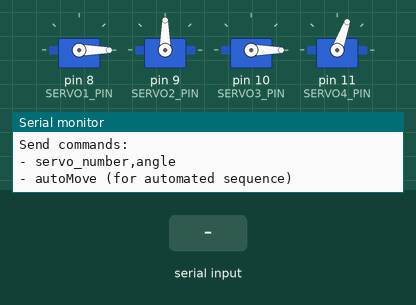
Bench run of a sketch on a simulated Arduino Uno, built with avr-gcc and run on an emulated ATmega328P. On the bench: 4 × servo, the last lines printed to the serial monitor. The inputs (shaded band) are chosen by the test bench.

Above: at 1.2 s.
1.3 s: "1,90\n" received over Serial
At 1.78 s:
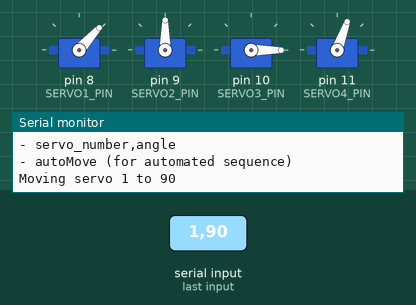
At 3.3 s:
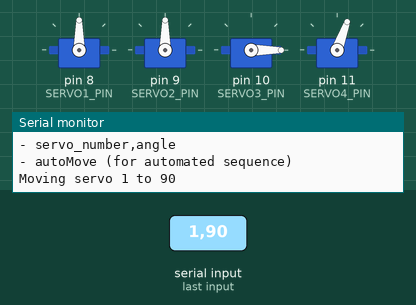
3.6 s: "autoMove\n" received over Serial
At 5.8 s:
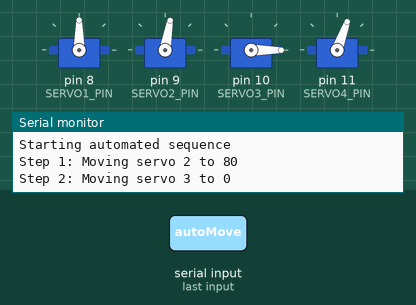
6.1 s: "30,150\n" received over Serial
At 8.4 s:
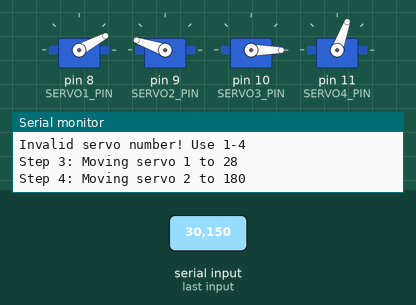
9.1 s: "1,90,45\n" received over Serial
12.1 s: "autoMove\n" received over Serial
15.1 s: "30,150\n" received over Serial
Timing chart, 0 to 21.1 s (numbered marks = the images above; inputs shaded):
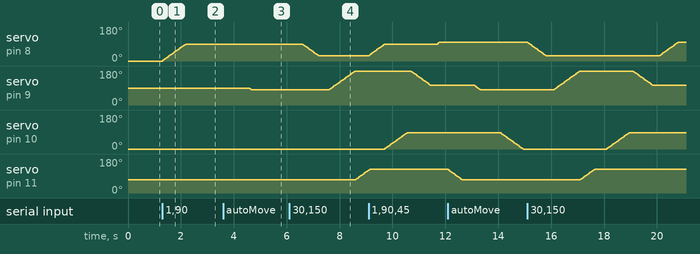

The sketch:

RoboticArm.ino
```cpp
#include <Servo.h>

// Create servo objects
Servo servo1;  // Base rotation
Servo servo2;  // Arm height
Servo servo3;  // Grip angle
Servo servo4;  // Gripper

// Define servo pins
const int SERVO1_PIN = 8;
const int SERVO2_PIN = 9;
const int SERVO3_PIN = 10;
const int SERVO4_PIN = 11;

// Define optimized servo angle limits
const struct {
    int min;
    int max;
    int default_pos;  // Default starting position
} servoLimits[] = {
    {0, 130, 0},     // Servo 1 (Base): Full rotation
    {90, 180, 90},   // Servo 2 (Lift): Optimized for lifting
    {0, 120, 0},    // Servo 3 (Grip angle): Common gripping angles
    {70, 125, 70}     // Servo 4 (Gripper): 70=open, 100=closed
};

// Servo control variables
struct ServoControl {
    int currentAngle;
    int targetAngle;
    unsigned long lastMoveTime;
};

ServoControl servos[4];

// Movement settings
const int MOVE_INTERVAL = 30;    // Time between moves in milliseconds
const int ANGLE_STEP = 3;        // Degrees to move per step

// Auto movement variables
bool autoMoveActive = false;
int currentStep = 0;
unsigned long stepStartTime = 0;
const int STEP_DELAY = 1000;  // Delay between steps in milliseconds

// Define the automated sequence
const struct {
    int servo;
    int angle;
} autoSequence[] = {
    {4, 70},   // Step 0
    {2, 80},   // Step 1
    {3, 0},    // Step 2
    {1, 28},   // Step 3
    {2, 180},  // Step 4
    {4, 125},  // Step 5
    {3, 85},   // Step 6
    {2, 104},  // Step 7
    {1, 100},  // Step 8
    {2, 158},  // Step 9
    {3, 24},   // Step 10
    {4, 70}   // Step 11
};

const int SEQUENCE_LENGTH = sizeof(autoSequence) / sizeof(autoSequence[0]);

void setup() {
    Serial.begin(9600);

    // Initialize servos
    servo1.attach(SERVO1_PIN);
    servo2.attach(SERVO2_PIN);
    servo3.attach(SERVO3_PIN);
    servo4.attach(SERVO4_PIN);

    // Set initial positions to defaults
    for (int i = 0; i < 4; i++) {
        servos[i].currentAngle = servoLimits[i].default_pos;
        servos[i].targetAngle = servoLimits[i].default_pos;
        servos[i].lastMoveTime = 0;
    }

    // Move servos to initial positions
    servo1.write(servos[0].currentAngle);
    servo2.write(servos[1].currentAngle);
    servo3.write(servos[2].currentAngle);
    servo4.write(servos[3].currentAngle);

    Serial.println("Robotic Arm Ready!");
    Serial.println("Send commands:");
    Serial.println("- servo_number,angle");
    Serial.println("- autoMove (for automated sequence)");
}

void loop() {
    // Check for serial commands
    if (Serial.available() > 0) {
        String input = Serial.readStringUntil('\n');
        if (input == "autoMove") {
            startAutoMove();
        } else {
            parseCommand(input);
        }
    }

    // Update servo positions
    unsigned long currentTime = millis();
    updateServos(currentTime);

    // Handle auto movement sequence
    if (autoMoveActive) {
        updateAutoMove(currentTime);
    }
}

void startAutoMove() {
    autoMoveActive = true;
    currentStep = 0;
    stepStartTime = millis();
    Serial.println("Starting automated sequence");

    // Set first movement
    int servoIndex = autoSequence[currentStep].servo - 1;
    servos[servoIndex].targetAngle = autoSequence[currentStep].angle;
}

void updateAutoMove(unsigned long currentTime) {
    // Check if all servos have reached their target positions
    bool allServosDone = true;
    for (int i = 0; i < 4; i++) {
        if (servos[i].currentAngle != servos[i].targetAngle) {
            allServosDone = false;
            break;
        }
    }

    // If current movement is complete and delay time has passed
    if (allServosDone && (currentTime - stepStartTime >= STEP_DELAY)) {
        currentStep++;

        // Check if sequence is complete
        if (currentStep >= SEQUENCE_LENGTH) {
            autoMoveActive = false;
            Serial.println("Automated sequence complete");
            return;
        }

        // Start next movement
        int servoIndex = autoSequence[currentStep].servo - 1;
        servos[servoIndex].targetAngle = autoSequence[currentStep].angle;
        stepStartTime = currentTime;

        Serial.print("Step ");
        Serial.print(currentStep);
        Serial.print(": Moving servo ");
        Serial.print(autoSequence[currentStep].servo);
        Serial.print(" to ");
        Serial.println(autoSequence[currentStep].angle);
    }
}

void parseCommand(String command) {
    int commaIndex = command.indexOf(',');
    if (commaIndex == -1) {
        Serial.println("Invalid command! Use format: servo_number,angle");
        return;
    }

    // Extract servo number and target angle
    int servoNum = command.substring(0, commaIndex).toInt() - 1;
    int angle = command.substring(commaIndex + 1).toInt();

    // Validate servo number
    if (servoNum < 0 || servoNum > 3) {
        Serial.println("Invalid servo number! Use 1-4");
        return;
    }

    // Constrain angle to valid range
    angle = constrain(angle, servoLimits[servoNum].min, servoLimits[servoNum].max);

    // Set new target angle
    servos[servoNum].targetAngle = angle;

    Serial.print("Moving servo ");
    Serial.print(servoNum + 1);
    Serial.print(" to ");
    Serial.println(angle);
}

void updateServos(unsigned long currentTime) {
    Servo* servoArray[] = {&servo1, &servo2, &servo3, &servo4};

    for (int i = 0; i < 4; i++) {
        if (currentTime - servos[i].lastMoveTime >= MOVE_INTERVAL) {
            if (servos[i].currentAngle != servos[i].targetAngle) {
                // Determine direction and move one step
                if (servos[i].currentAngle < servos[i].targetAngle) {
                    servos[i].currentAngle = min(servos[i].currentAngle + ANGLE_STEP,
                                               servos[i].targetAngle);
                } else {
                    servos[i].currentAngle = max(servos[i].currentAngle - ANGLE_STEP,
                                               servos[i].targetAngle);
                }

                servoArray[i]->write(servos[i].currentAngle);
                servos[i].lastMoveTime = currentTime;
            }
        }
    }
}
```

Measured:
- after the input at 1.3 s, servo on pin 8 (SERVO1_PIN): moves from 0° to 90° over 0.87 s, starting at once
- after the input at 3.6 s, servo on pin 9 (SERVO2_PIN): 90° → 80° after 1.0 s
